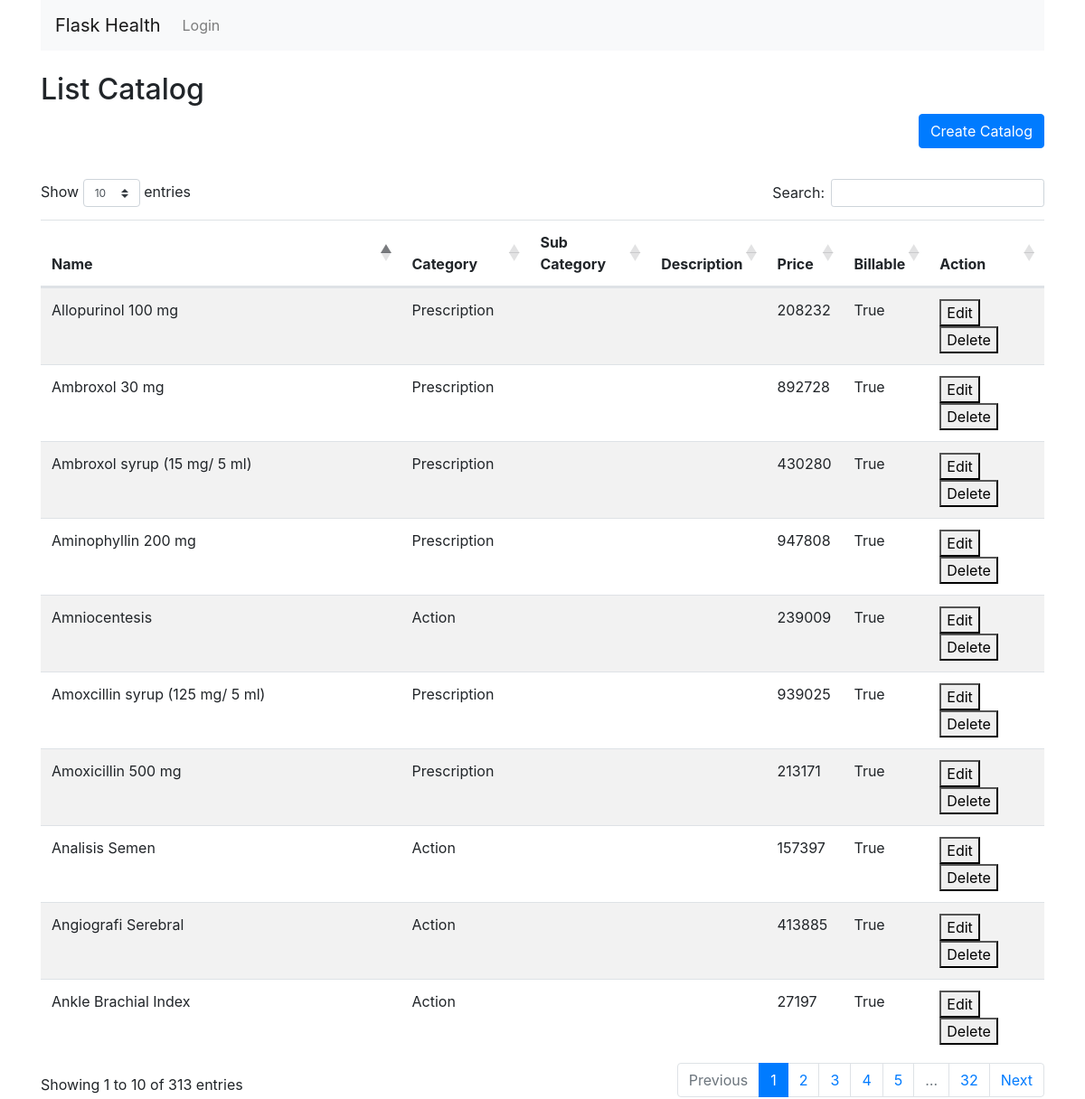
/catalog, run on the app's committed database.
### flask_health/models/catalog.py (models this page shows)
class Catalog(db.Model):
    __tablename__ = "catalog"
    id = db.Column(db.String(36), primary_key=True)
    name = db.Column(db.String(100))
    category = db.Column(db.String(100))
    subcategory = db.Column(db.String(100))
    desc = db.Column(db.Text)
    price = db.Column(db.Integer)
    billable = db.Column(db.Boolean)
    isDeleted = db.Column(db.Boolean)
    created_at = db.Column(db.DateTime)
    created_by = db.Column(db.String(100))
    updated_at = db.Column(db.DateTime)
    updated_by = db.Column(db.String(100))
    def __repr__(self):
        return "<Entry id:{} name:{} category:{} subcategory:{} billable:{}>".format(
            self.id, self.name, self.category, self.subcategory, self.billable
        )

### flask_health/views/catalog.py (the view)
@app.route("/catalog", methods=["GET"])
def catalogList():
    catalogs = Catalog.query.all()
    copyCatalogs = copy.copy(catalogs)
    for copyCatalog in copyCatalogs:
        print(copyCatalog)
    return render_template("catalog/list.html", catalogs=copyCatalogs)

### flask_health/templates/catalog/list.html (shortened to what this page needs)
{% extends "layout.html" %}
{% block body %}
<br />
<h2>List Catalog</h2>
<a class="btn btn-primary float-right" href="{{ url_for('catalogEntries') }}">Create Catalog</a>
<br />
<br />
<br />
<table id="data" class="table table-striped">
    <thead>
        <tr>
            <th>Name</th>
            <th>Category</th>
            <th>Sub Category</th>
            <th>Description</th>
            <th>Price</th>
            <th>Billable</th>
            <th>Action</th>
        </tr>
    </thead>
    <tbody>
        {% for catalog in catalogs %}
        <tr>
            <td>{{ catalog.name }}</td>
            <td>{{ catalog.category }}</td>
            <td>{{ catalog.subcategory }}</td>
            <td>{{ catalog.desc }}</td>
            <td>{{ catalog.price }}</td>
            <td>{{ catalog.billable }}</td>
            <td>
                <button><a style="color: #000000;"
                        href="{{ url_for('catalogEntries' ,  id=catalog.id) }}">Edit</a></button>
                <button onClick="">
                    Delete
                </button>
            </td>
        </tr>
        {% endfor %}
    </tbody>
</table>
{% endblock %}

### flask_health/templates/layout.html (shortened to what this page needs)
<!doctype html>
<link href="https://maxcdn.bootstrapcdn.com/font-awesome/4.7.0/css/font-awesome.min.css" rel="stylesheet">
<link rel="stylesheet" href="https://maxcdn.bootstrapcdn.com/bootstrap/4.0.0/css/bootstrap.min.css">
<link rel="stylesheet"
    href="https://cdnjs.cloudflare.com/ajax/libs/bootstrap-datepicker/1.9.0/css/bootstrap-datepicker3.min.css">
<link rel="stylesheet" href="https://cdn.datatables.net/1.13.4/css/dataTables.bootstrap4.min.css">
<link rel="stylesheet" href="https://cdn.jsdelivr.net/npm/select2@4.0.13/dist/css/select2.min.css"
>
<link rel="stylesheet"
    href="https://cdn.jsdelivr.net/npm/@ttskch/select2-bootstrap4-theme/dist/select2-bootstrap4.min.css">
<div class="container">
    <nav class="navbar navbar-expand-lg navbar-light bg-light">
        <a class="navbar-brand" href="{{ url_for('index') }}">Flask Health</a>
        <div class="collapse navbar-collapse" id="navbarNav">
            <ul class="nav navbar-nav navbar-right">
                {% if not session.logged_in %}
                <li class="nav-item">
                    <a class="nav-link" href="{{ url_for('login') }}">Login</a>
                </li>
                {% endif %}
            </ul>
        </div>
    </nav>
    <div class="blog-body">
        {% block body %}{% endblock %}
    </div>
</div>

### data on the page
Catalog: name "Amoxicillin 500 mg", category "Prescription", price "213171", billable "True"
Catalog: name "Amoxcillin syrup (125 mg/ 5 ml)", category "Prescription", price "939025", billable "True"
Catalog: name "Allopurinol 100 mg", category "Prescription", price "208232", billable "True"
Catalog: name "Ambroxol 30 mg", category "Prescription", price "892728", billable "True"
Catalog: name "Ambroxol syrup (15 mg/ 5 ml)", category "Prescription", price "430280", billable "True"
Catalog: name "Aminophyllin 200 mg", category "Prescription", price "947808", billable "True"
Catalog: name "Amniocentesis", category "Action", price "239009", billable "True"
Catalog: name "Analisis Semen", category "Action", price "157397", billable "True"
Catalog: name "Angiografi Serebral", category "Action", price "413885", billable "True"
Catalog: name "Ankle Brachial Index", category "Action", price "27197", billable "True"
